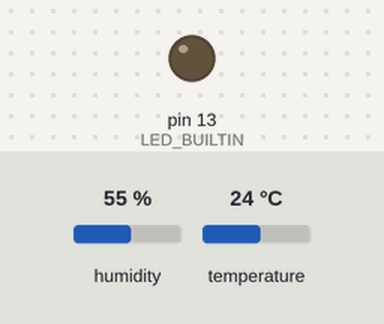
Simulated run of this sketch. Board: Arduino Uno, built with avr-gcc and run on an emulated ATmega328P. On the bench: output pins drawn as LEDs (lit = HIGH). Dashed ring = blinking. The inputs (shaded band) are chosen by the test bench; at power-on: humidity 55 %, temperature 24 °C. What the sketch prints to the serial monitor is not drawn.

Above: at 1.2 s.
1.3 s: humidity set to 22 %
At 3.8 s:
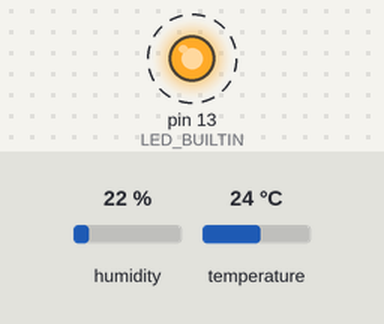
10.6 s: humidity set to 68 %
At 11.9 s:
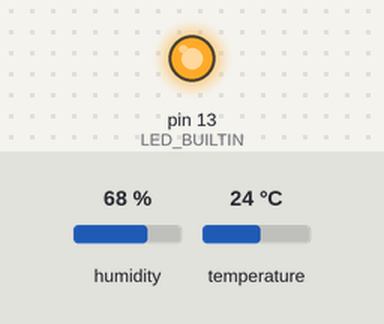
Timing chart, 0 to 21.9 s (numbered marks = the images above; inputs shaded):
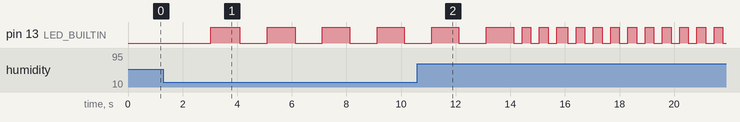

The sketch:

DHTtester.ino
```cpp
// Example testing sketch for various DHT humidity/temperature sensors
// Written by ladyada, public domain

// REQUIRES the following Arduino libraries:
// - DHT Sensor Library: https://github.com/adafruit/DHT-sensor-library
// - Adafruit Unified Sensor Lib: https://github.com/adafruit/Adafruit_Sensor

#include "DHT.h"

#define DHTPIN 2     // Digital pin connected to the DHT sensor
// Feather HUZZAH ESP8266 note: use pins 3, 4, 5, 12, 13 or 14 --
// Pin 15 can work but DHT must be disconnected during program upload.

// Uncomment whatever type you're using!
#define DHTTYPE DHT11   // DHT 11
// #define DHTTYPE DHT22   // DHT 22  (AM2302), AM2321
//#define DHTTYPE DHT21   // DHT 21 (AM2301)

// Connect pin 1 (on the left) of the sensor to +5V
// NOTE: If using a board with 3.3V logic like an Arduino Due connect pin 1
// to 3.3V instead of 5V!
// Connect pin 2 of the sensor to whatever your DHTPIN is
// Connect pin 4 (on the right) of the sensor to GROUND
// Connect a 10K resistor from pin 2 (data) to pin 1 (power) of the sensor

// Initialize DHT sensor.
// Note that older versions of this library took an optional third parameter to
// tweak the timings for faster processors.  This parameter is no longer needed
// as the current DHT reading algorithm adjusts itself to work on faster procs.
DHT dht(DHTPIN, DHTTYPE);

// 实验成员：每条串口消息都会先输出这两个姓名。
const char MEMBERS[] = "徐健智、程建翔";
const unsigned long SENSOR_INTERVAL_MS = 2000;

// true：湿度控制闪灯；false：温度控制闪灯。修改后重新上传。
const bool USE_HUMIDITY_FOR_BLINK = true;

// 所选读数越高，灯态切换间隔越短；超出范围时保持端点速度。
const float TEMP_LOW_C = 20.0;
const float TEMP_HIGH_C = 35.0;
const float HUMIDITY_LOW_PERCENT = 30.0;
const float HUMIDITY_HIGH_PERCENT = 80.0;
const unsigned long SLOW_BLINK_MS = 1000;
const unsigned long FAST_BLINK_MS = 100;

unsigned long lastSensorMs = 0;
unsigned long lastBlinkMs = 0;
unsigned long blinkIntervalMs = SLOW_BLINK_MS;
bool ledOn = false;
bool sensorReady = false;

void printMembers() {
  Serial.print(F("["));
  Serial.print(MEMBERS);
  Serial.print(F("] "));
}

unsigned long readingToBlinkInterval(float value, float low, float high) {
  if (value <= low) {
    return SLOW_BLINK_MS;
  }
  if (value >= high) {
    return FAST_BLINK_MS;
  }

  const float ratio = (value - low) / (high - low);
  return SLOW_BLINK_MS -
         (unsigned long)(ratio * (SLOW_BLINK_MS - FAST_BLINK_MS));
}

void setup() {
  Serial.begin(9600);
  pinMode(LED_BUILTIN, OUTPUT);
  digitalWrite(LED_BUILTIN, LOW);

  dht.begin();
  lastSensorMs = millis();
  printMembers();
  Serial.println(F("DHT11 test started. DATA=D2, LED=D13, baud=9600."));
  printMembers();
  Serial.print(F("LED control: "));
  Serial.println(USE_HUMIDITY_FOR_BLINK ? F("Humidity") : F("Temperature"));
}

void loop() {
  // 闪灯与采样分别计时，避免 delay(2000) 阻碍 LED 更新。
  const unsigned long now = millis();
  if (sensorReady && now - lastBlinkMs >= blinkIntervalMs) {
    lastBlinkMs = now;
    ledOn = !ledOn;
    digitalWrite(LED_BUILTIN, ledOn ? HIGH : LOW);
  }

  if (now - lastSensorMs < SENSOR_INTERVAL_MS) {
    return;
  }
  lastSensorMs = now;

  // Reading temperature or humidity takes about 250 milliseconds!
  // Sensor readings may also be up to 2 seconds 'old' (its a very slow sensor)
  float h = dht.readHumidity();
  // Read temperature as Celsius (the default)
  float t = dht.readTemperature();
  // Read temperature as Fahrenheit (isFahrenheit = true)
  float f = dht.readTemperature(true);

  // Check if any reads failed and exit early (to try again).
  if (isnan(h) || isnan(t) || isnan(f)) {
    // 读数无效时熄灭 LED，避免旧读数继续控制闪灯。
    sensorReady = false;
    ledOn = false;
    digitalWrite(LED_BUILTIN, LOW);
    printMembers();
    Serial.println(F("DHT11 read failed! Check 5V, GND and DATA=D2."));
    return;
  }

  if (USE_HUMIDITY_FOR_BLINK) {
    blinkIntervalMs = readingToBlinkInterval(h, HUMIDITY_LOW_PERCENT,
                                           HUMIDITY_HIGH_PERCENT);
  } else {
    blinkIntervalMs = readingToBlinkInterval(t, TEMP_LOW_C, TEMP_HIGH_C);
  }
  if (!sensorReady) {
    lastBlinkMs = millis();
  }
  sensorReady = true;

  // Compute heat index in Fahrenheit (the default)
  float hif = dht.computeHeatIndex(f, h);
  // Compute heat index in Celsius (isFahreheit = false)
  float hic = dht.computeHeatIndex(t, h, false);

  printMembers();
  Serial.print(F("Humidity: "));
  Serial.print(h);
  Serial.print(F("%  Temperature: "));
  Serial.print(t);
  Serial.print(F("°C "));
  Serial.print(f);
  Serial.print(F("°F  Heat index: "));
  Serial.print(hic);
  Serial.print(F("°C "));
  Serial.print(hif);
  Serial.print(F("°F  LED control: "));
  Serial.print(USE_HUMIDITY_FOR_BLINK ? F("Humidity") : F("Temperature"));
  Serial.print(F("  LED toggle interval: "));
  Serial.print(blinkIntervalMs);
  Serial.println(F(" ms"));
}
```

Measured:
- after the input at 1.3 s, pin 13 (LED_BUILTIN): alternates HIGH for 1.0 s and LOW for 1.0 s, starting after 1.7 s
